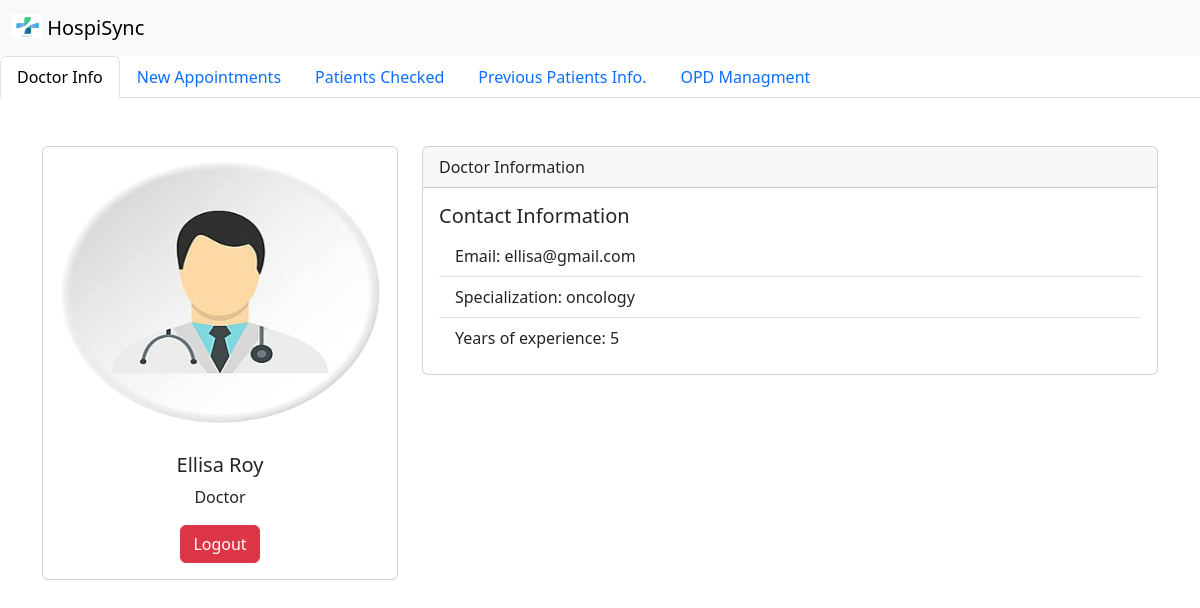
/Doctorinfo/doc.php (signed in), run on the app's committed database.
### tables this page shows
CREATE TABLE `doctors` (
  `id` int(11) NOT NULL,
  `name` varchar(100) NOT NULL,
  `email` varchar(100) NOT NULL,
  `dob` date NOT NULL,
  `specialization` varchar(100) DEFAULT NULL,
  `experience` int(11) DEFAULT NULL,
  `password` varchar(255) NOT NULL
);

### Doctorinfo/doc.php (the view, shortened to what this page needs)
<?php
$servername = "localhost";
$username = "root";
$password = "root";
$dbname = "hospital";
$conn = new mysqli($servername, $username, $password, $dbname, 3306);
if (isset($_SESSION['user_id'])) {
    $doctor_id = $_SESSION['user_id'];
    $query = "SELECT Name, email, specialization, experience FROM doctors WHERE id = ?";
    $stmt = $conn->prepare($query);
    $stmt->bind_param("i", $doctor_id);
    $stmt->execute();
    $result = $stmt->get_result();
    if ($result->num_rows > 0) {
        $doctor = $result->fetch_assoc();
    } else {
        die("Doctor not found.");
    }
} else {
    die("User ID not set in session.");
}
?>
<!doctype html>
<html lang="en">
  <head>
    <link href="https://cdn.jsdelivr.net/npm/bootstrap@5.3.3/dist/css/bootstrap.min.css" rel="stylesheet">
  </head>
  <body>
  <nav class="navbar bg-body-tertiary">
      <div class="container-fluid">
        <a class="navbar-brand" href="#">
          <img src="Logo.jpg" alt="Logo" width="30" height="24" class="d-inline-block align-text-top">
          HospiSync
        </a>
      </div>
    </nav>
    <ul class="nav nav-tabs">
      <li class="nav-item">
        <a class="nav-link active" aria-current="page" href="#">Doctor Info</a>
      </li>
      <li class="nav-item">
        <a class="nav-link " href="../DoctorDashboard/doctorpatient.php">New Appointments</a>
      </li>
      <li class="nav-item">
        <a class="nav-link " href="../DoctorDashboard/doctorapprove.php">Patients Checked</a>
      </li>
      <li class="nav-item">
        <a class="nav-link" href="../DoctorDashboard/prevpatients.php">Previous Patients Info.</a>
      </li>
      <li class="nav-item">
        <a class="nav-link" href="../opd/main1.php">OPD Managment</a>
      </li>
    </ul>
    <div class="container mt-5">
      <div class="row">
        <div class="col-md-4">
          <div class="card">
            <img src="profile.jpg" class="card-img-top" alt="Profile Picture" width = "100px" height = "290px">
            <div class="card-body text-center">
              <h5 class="card-title"><?php echo $doctor['Name']; ?></h5>
              <p class="card-text">Doctor</p>
              <button type="button" class="btn btn-danger" onclick="confirmLogout()">Logout</button>
            </div>
          </div>
        </div>
        <div class="col-md-8">
          <div class="card">
            <div class="card-header">
              Doctor Information
            </div>
            <div class="card-body">
              <h5 class="card-title">Contact Information</h5>
              <ul class="list-group list-group-flush">
                <li class="list-group-item">Email: <?php echo $doctor['email']; ?></li>
                <li class="list-group-item">Specialization: <?php echo $doctor['specialization']; ?></li>
                <li class="list-group-item">Years of experience: <?php echo $doctor['experience']; ?></li>
              </ul>
            </div>
          </div>
        </div>
      </div>
    </div>
  </body>
</html>

### data on the page
doctors: name "Ellisa Roy", email "ellisa@gmail.com", specialization "oncology", experience "5"
